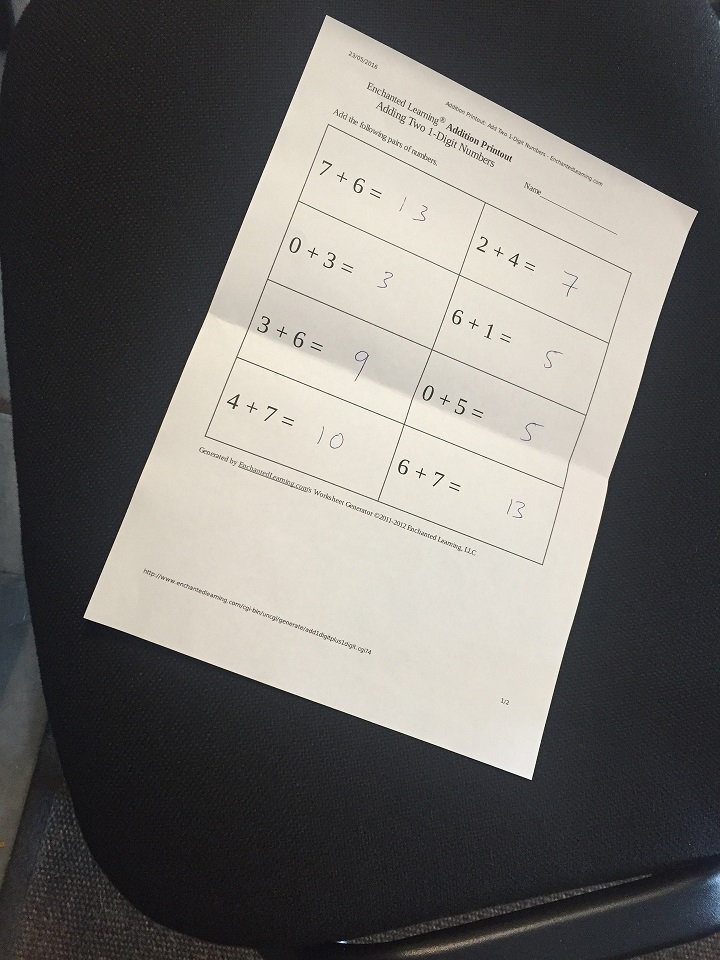
#> input picture Module 6 Computer Vision/D3 Histograms, transformations and Bitwise ops/img/scan.jpg, 720 x 960 px
$ python 18Transformations.py
#> lines starting #> are read from the running program, lines starting #| are printed output that depends on the picture; pictures that were not available may be replaced by others from this repository, and a replacement may not be noted
import cv2
import numpy as np
import matplotlib.pyplot as plt

image1 = cv2.imread('img/scan.jpg')
#> image1 is the input picture: shape (960, 720, 3); mean B, G, R 106.2, 109.5, 111.7
doc1 = image1.copy()

doc_shape = doc1.shape
#> doc_shape = (960, 720, 3)
print(doc_shape)
#| (960, 720, 3)

height, width = doc1.shape[:2]
#> height = 960; width = 720
height_fourth, width_fourth = height/4, width/4
#> height_fourth = 240; width_fourth = 180
T = np.float32([[1, 0, height_fourth], [0, 1, width_fourth]])
#> T = [[1, 0, 240], [0, 1, 180]]
print(T)
#| [[  1.   0. 240.]
#|  [  0.   1. 180.]]
translation = cv2.warpAffine(doc1, T, (width, height))
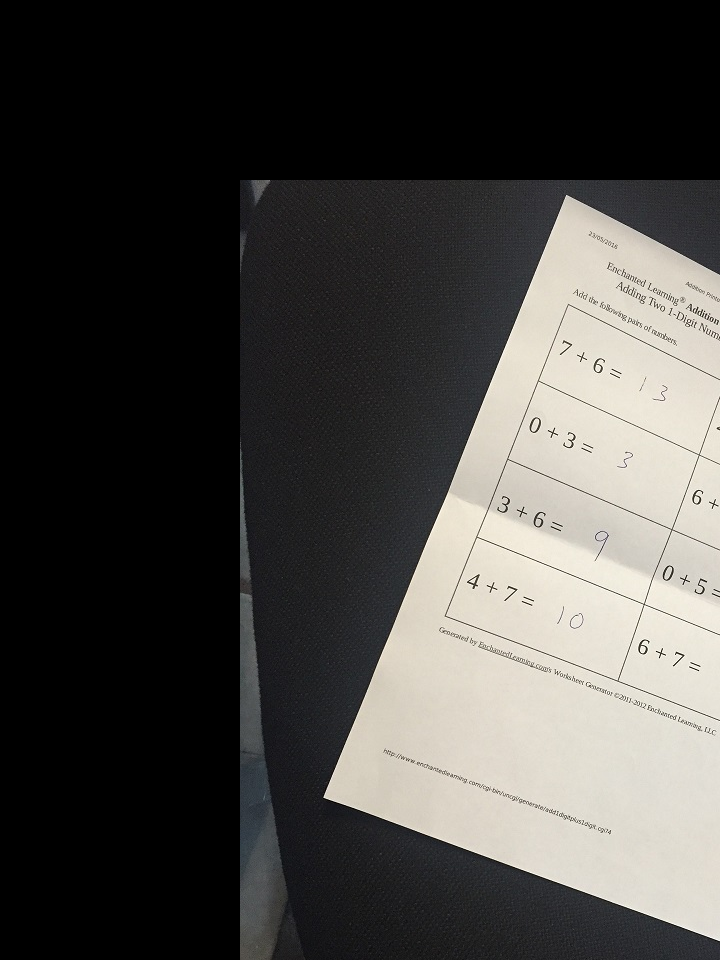
#> translation: shape (960, 720, 3); mean B, G, R 66.5, 69.4, 70.9
cv2.imshow('Original Document', doc1)
cv2.imshow('Translation Image', translation)

image2 = cv2.imread('img/MarvinTheMartian.jpg')
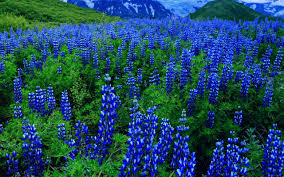
#> input picture Module 6 Computer Vision/D3 Histograms, transformations and Bitwise ops/img/blue-flowers.jpg, 284 x 177 px, given in place of MarvinTheMartian.jpg, which was not available
#> image2 is the input picture: shape (177, 284, 3); mean B, G, R 95.9, 74.3, 30.7
MTM = image2.copy()

height, width = MTM.shape[:2]
#> height = 177; width = 284
half_width, half_height = width/2, height/2

centre_rotation = cv2.getRotationMatrix2D((half_width, half_height), -35, 2)
rotated_MTM = cv2.warpAffine(MTM, centre_rotation, (width, height))
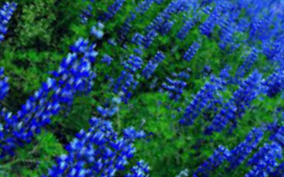
#> rotated_MTM: shape (177, 284, 3); mean B, G, R 90.3, 74.8, 30.2
cv2.imshow('Original MARVIN', MTM)
cv2.imshow('Twisted Marv', rotated_MTM)

image3 = cv2.imread('img/day1.jpg')
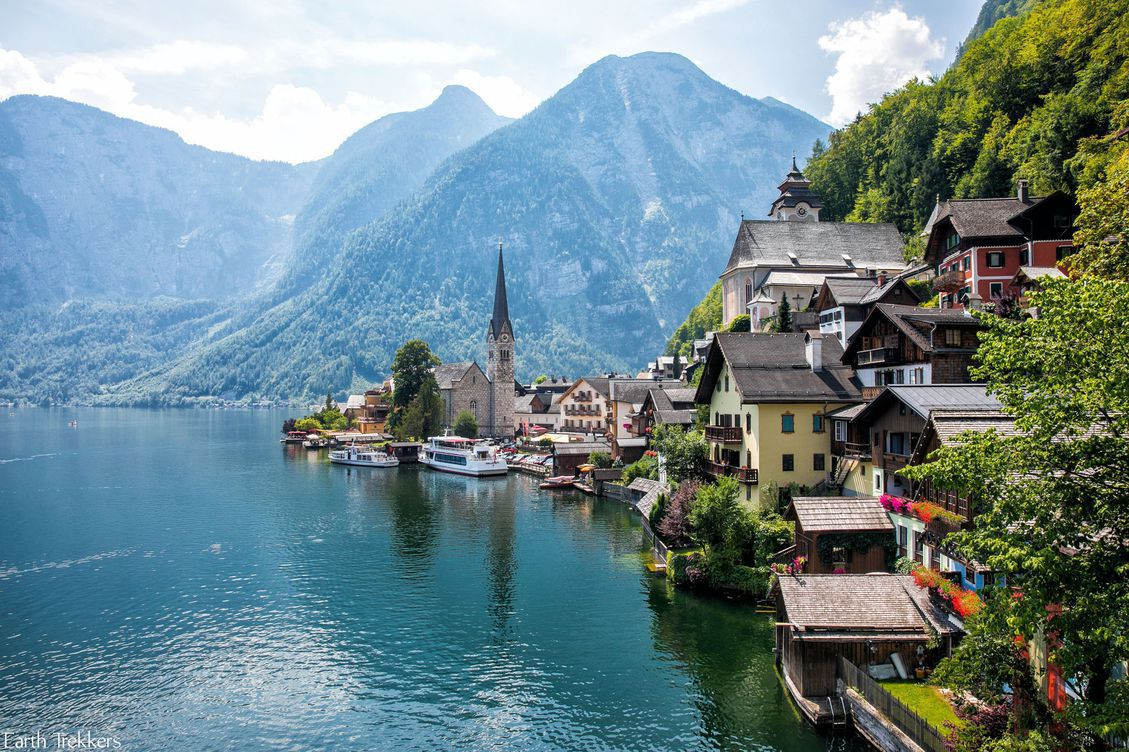
#> input picture Module 6 Computer Vision/D3 Histograms, transformations and Bitwise ops/img/day1.jpg, 1129 x 752 px
#> image3 is the input picture: shape (752, 1129, 3); mean B, G, R 141.4, 136.3, 112.5
day1 = image3.copy()
height, width = day1.shape[:2]

x_scale = width // 2
y_scale = height // 2
day_scale = cv2.resize(day1, (x_scale, y_scale), interpolation= cv2.INTER_LANCZOS4)
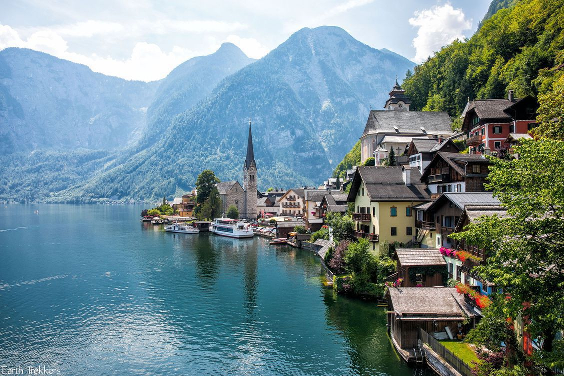
#> day_scale: shape (376, 564, 3); mean B, G, R 141.3, 136.2, 112.4
cv2.imshow('Original Day', day1)
cv2.imshow('Down Day1', day_scale)

x_scale = width * 2
y_scale = height * 2
day_scale = cv2.resize(day1, (x_scale, y_scale), interpolation= cv2.INTER_LANCZOS4)
#> day_scale: shape (1504, 2258, 3)
cv2.imshow('Up Day1', day_scale)

cv2.waitKey(0)
cv2.destroyAllWindows()
